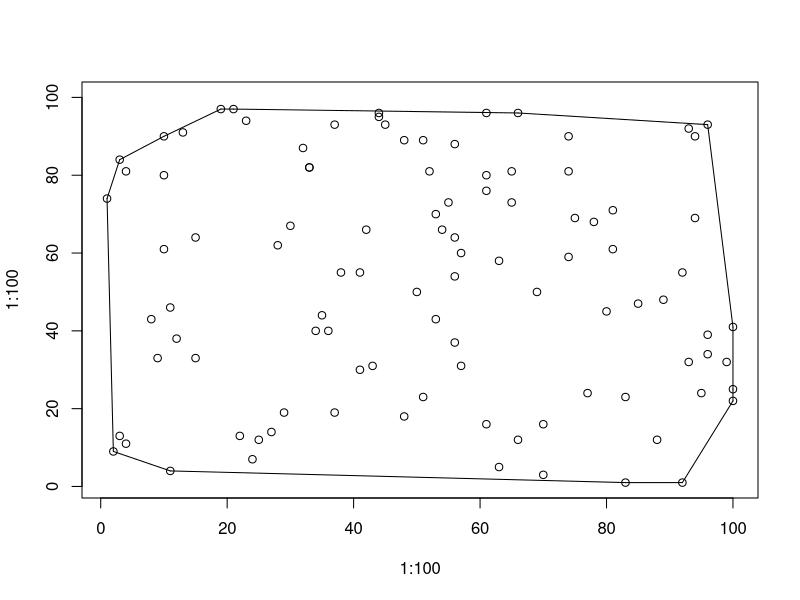

Reproduce this figure in R.
#! /usr/bin/env Rscript
png("convex.png", width=700, height=700)
plot(1:100, 1:100, type="n")

# 100 points
points(70, 16)
points(65, 81)
points(63, 5)
points(81, 71)
points(77, 24)
points(74, 90)
points(34, 40)
points(61, 76)
points(56, 54)
points(83, 23)
points(56, 37)
points(100, 41)
points(95, 24)
points(4, 11)
points(78, 68)
points(85, 47)
points(83, 1)
points(80, 45)
points(57, 60)
points(15, 33)
points(36, 40)
points(75, 69)
points(32, 87)
points(96, 39)
points(41, 30)
points(61, 96)
points(66, 12)
points(88, 12)
points(35, 44)
points(22, 13)
points(63, 58)
points(11, 46)
points(10, 90)
points(42, 66)
points(2, 9)
points(51, 89)
points(100, 25)
points(57, 31)
points(11, 4)
points(70, 3)
points(33, 82)
points(50, 50)
points(94, 90)
points(61, 80)
points(33, 82)
points(44, 95)
points(92, 55)
points(92, 1)
points(96, 34)
points(19, 97)
points(94, 69)
points(37, 93)
points(45, 93)
points(24, 7)
points(96, 93)
points(10, 80)
points(74, 59)
points(29, 19)
points(48, 89)
points(99, 32)
points(23, 94)
points(27, 14)
points(48, 18)
points(66, 96)
points(3, 84)
points(44, 96)
points(4, 81)
points(89, 48)
points(25, 12)
points(55, 73)
points(56, 64)
points(52, 81)
points(74, 81)
points(100, 22)
points(69, 50)
points(53, 43)
points(43, 31)
points(8, 43)
points(1, 74)
points(38, 55)
points(9, 33)
points(3, 13)
points(13, 91)
points(12, 38)
points(54, 66)
points(10, 61)
points(81, 61)
points(41, 55)
points(93, 92)
points(28, 62)
points(93, 32)
points(56, 88)
points(15, 64)
points(30, 67)
points(37, 19)
points(21, 97)
points(51, 23)
points(61, 16)
points(65, 73)
points(53, 70)

# 14 line segments
segments(100, 41, 100, 25)
segments(100, 41, 96, 93)
segments(83, 1, 11, 4)
segments(83, 1, 92, 1)
segments(10, 90, 19, 97)
segments(10, 90, 3, 84)
segments(2, 9, 11, 4)
segments(2, 9, 1, 74)
segments(100, 25, 100, 22)
segments(92, 1, 100, 22)
segments(19, 97, 21, 97)
segments(96, 93, 66, 96)
segments(66, 96, 21, 97)
segments(3, 84, 1, 74)
dev.off()
